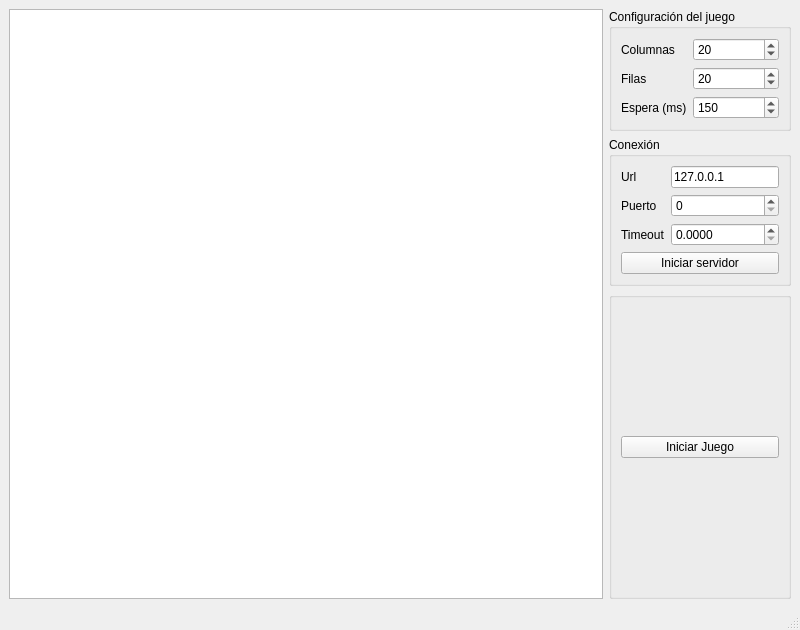
<?xml version="1.0" encoding="UTF-8"?>
<ui version="4.0">
 <class>MainWindow</class>
 <widget class="QMainWindow" name="MainWindow">
  <property name="geometry">
   <rect>
    <x>0</x>
    <y>0</y>
    <width>800</width>
    <height>630</height>
   </rect>
  </property>
  <property name="windowTitle">
   <string>Servidor</string>
  </property>
  <widget class="QWidget" name="centralwidget">
   <layout class="QGridLayout" name="gridLayout">
    <item row="0" column="0" rowspan="3">
     <widget class="QTableWidget" name="table_board">
      <property name="minimumSize">
       <size>
        <width>1</width>
        <height>1</height>
       </size>
      </property>
      <property name="verticalScrollBarPolicy">
       <enum>Qt::ScrollBarAlwaysOff</enum>
      </property>
      <property name="horizontalScrollBarPolicy">
       <enum>Qt::ScrollBarAlwaysOff</enum>
      </property>
      <property name="rowCount">
       <number>0</number>
      </property>
      <property name="columnCount">
       <number>0</number>
      </property>
      <attribute name="horizontalHeaderVisible">
       <bool>false</bool>
      </attribute>
      <attribute name="horizontalHeaderDefaultSectionSize">
       <number>28</number>
      </attribute>
      <attribute name="horizontalHeaderMinimumSectionSize">
       <number>0</number>
      </attribute>
      <attribute name="verticalHeaderVisible">
       <bool>false</bool>
      </attribute>
      <attribute name="verticalHeaderDefaultSectionSize">
       <number>28</number>
      </attribute>
      <attribute name="verticalHeaderMinimumSectionSize">
       <number>1</number>
      </attribute>
     </widget>
    </item>
    <item row="2" column="1">
     <widget class="QGroupBox" name="groupBox_iniciar_juego">
      <property name="title">
       <string/>
      </property>
      <layout class="QHBoxLayout" name="horizontalLayout">
       <item>
        <widget class="QPushButton" name="button_inicar_juego">
         <property name="sizePolicy">
          <sizepolicy hsizetype="Minimum" vsizetype="Maximum">
           <horstretch>0</horstretch>
           <verstretch>0</verstretch>
          </sizepolicy>
         </property>
         <property name="text">
          <string>Iniciar Juego</string>
         </property>
        </widget>
       </item>
      </layout>
     </widget>
    </item>
    <item row="1" column="1">
     <widget class="QGroupBox" name="groupBox_conexion">
      <property name="sizePolicy">
       <sizepolicy hsizetype="Maximum" vsizetype="Maximum">
        <horstretch>0</horstretch>
        <verstretch>0</verstretch>
       </sizepolicy>
      </property>
      <property name="title">
       <string>Conexión</string>
      </property>
      <layout class="QFormLayout" name="formLayout">
       <item row="0" column="0">
        <widget class="QLabel" name="label_url">
         <property name="text">
          <string>Url</string>
         </property>
        </widget>
       </item>
       <item row="0" column="1">
        <widget class="QLineEdit" name="line_url">
         <property name="text">
          <string>127.0.0.1</string>
         </property>
        </widget>
       </item>
       <item row="1" column="0">
        <widget class="QLabel" name="label_puerto_servidor">
         <property name="text">
          <string>Puerto</string>
         </property>
        </widget>
       </item>
       <item row="1" column="1">
        <widget class="QSpinBox" name="spin_puerto_servidor">
         <property name="maximum">
          <number>99999</number>
         </property>
        </widget>
       </item>
       <item row="2" column="0">
        <widget class="QLabel" name="label_timeout">
         <property name="text">
          <string>Timeout</string>
         </property>
        </widget>
       </item>
       <item row="2" column="1">
        <widget class="QDoubleSpinBox" name="SpinBox_timeout">
         <property name="decimals">
          <number>4</number>
         </property>
         <property name="maximum">
          <double>9999.989999999999782</double>
         </property>
         <property name="singleStep">
          <double>0.100000000000000</double>
         </property>
        </widget>
       </item>
       <item row="3" column="0" colspan="2">
        <widget class="QPushButton" name="button_iniciar_servidor">
         <property name="text">
          <string>Iniciar servidor</string>
         </property>
        </widget>
       </item>
      </layout>
     </widget>
    </item>
    <item row="0" column="1">
     <widget class="QGroupBox" name="groupBox_configuracion">
      <property name="sizePolicy">
       <sizepolicy hsizetype="Ignored" vsizetype="Maximum">
        <horstretch>0</horstretch>
        <verstretch>0</verstretch>
       </sizepolicy>
      </property>
      <property name="title">
       <string>Configuración del juego</string>
      </property>
      <layout class="QFormLayout" name="formLayout_2">
       <item row="0" column="0">
        <widget class="QLabel" name="label_columas">
         <property name="text">
          <string>Columnas</string>
         </property>
        </widget>
       </item>
       <item row="0" column="1">
        <widget class="QSpinBox" name="spin_columnas">
         <property name="value">
          <number>20</number>
         </property>
        </widget>
       </item>
       <item row="1" column="0">
        <widget class="QLabel" name="label_filas">
         <property name="text">
          <string>Filas</string>
         </property>
        </widget>
       </item>
       <item row="1" column="1">
        <widget class="QSpinBox" name="spin_filas">
         <property name="value">
          <number>20</number>
         </property>
        </widget>
       </item>
       <item row="2" column="0">
        <widget class="QLabel" name="label_espera">
         <property name="text">
          <string>Espera (ms)</string>
         </property>
        </widget>
       </item>
       <item row="2" column="1">
        <widget class="QSpinBox" name="spin_espera">
         <property name="maximum">
          <number>9999</number>
         </property>
         <property name="value">
          <number>150</number>
         </property>
        </widget>
       </item>
      </layout>
     </widget>
    </item>
   </layout>
  </widget>
  <widget class="QMenuBar" name="menubar">
   <property name="geometry">
    <rect>
     <x>0</x>
     <y>0</y>
     <width>800</width>
     <height>19</height>
    </rect>
   </property>
  </widget>
  <widget class="QStatusBar" name="statusbar"/>
 </widget>
 <resources/>
 <connections/>
</ui>
